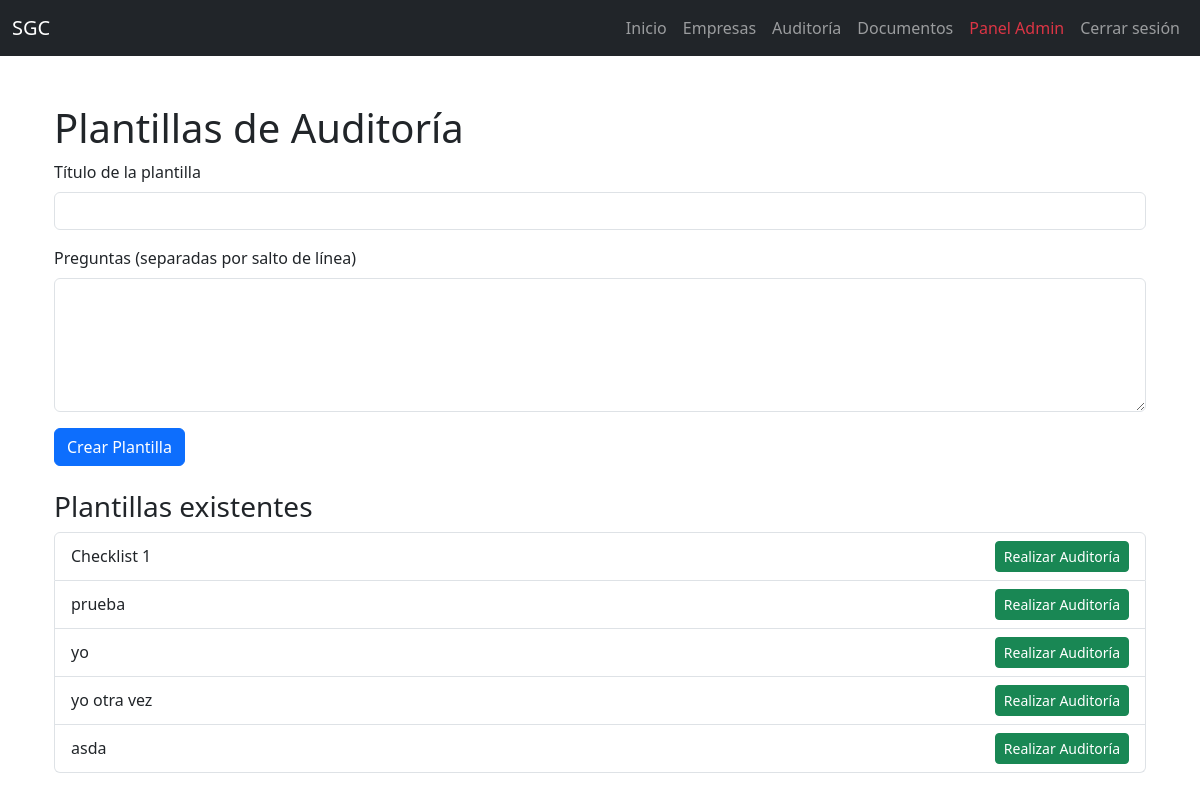
The app's page /audit/template (signed in) with its own data.
### app.py (models this page shows)
class AuditChecklistTemplate(db.Model):
    id = db.Column(db.Integer, primary_key=True)
    title = db.Column(db.String(120), nullable=False)
    questions = db.Column(db.Text, nullable=False)

### app.py (the view, shortened to what this page needs)
@app.route('/audit/template', methods=['GET','POST'])
@login_required
@role_required('admin', 'auditor')
def audit_template():
    templates = AuditChecklistTemplate.query.all()
    return render_template('audit_template.html', templates=templates)

### app.py (called while the page is built)
def role_required(*roles):
    def wrapper(f):
        @wraps(f)
        def decorated(*args, **kwargs):
            if current_user.role not in roles:
                flash('No tienes permisos para acceder a esta sección', 'danger')
                return redirect(url_for('index'))
            return f(*args, **kwargs)
        return decorated
    return wrapper

@login_manager.user_loader
def load_user(user_id):
    return User.query.get(int(user_id))

### templates/audit_template.html
{% extends 'base.html' %}
{% block content %}
<div class="container mt-5">
    <h1>Plantillas de Auditoría</h1>
    <form method="POST" class="mb-4">
        <div class="mb-3">
            <label class="form-label">Título de la plantilla</label>
            <input type="text" class="form-control" name="title" required>
        </div>
        <div class="mb-3">
            <label class="form-label">Preguntas (separadas por salto de línea)</label>
            <textarea class="form-control" name="questions" rows="5" required></textarea>
        </div>
        <button class="btn btn-primary">Crear Plantilla</button>
    </form>
    <h3>Plantillas existentes</h3>
    {% if templates %}
        <ul class="list-group">
            {% for t in templates %}
            <li class="list-group-item d-flex justify-content-between align-items-center">
                {{ t.title }}
                <a class="btn btn-success btn-sm" href="{{ url_for('audit_run', tid=t.id) }}">Realizar Auditoría</a>
            </li>
            {% endfor %}
        </ul>
    {% else %}
        <p>No hay plantillas creadas aún.</p>
    {% endif %}
</div>
{% endblock %}

### records on screen
AuditChecklistTemplate: title "Checklist 1"
AuditChecklistTemplate: title "prueba"
AuditChecklistTemplate: title "yo"
AuditChecklistTemplate: title "yo otra vez"
AuditChecklistTemplate: title "asda"
